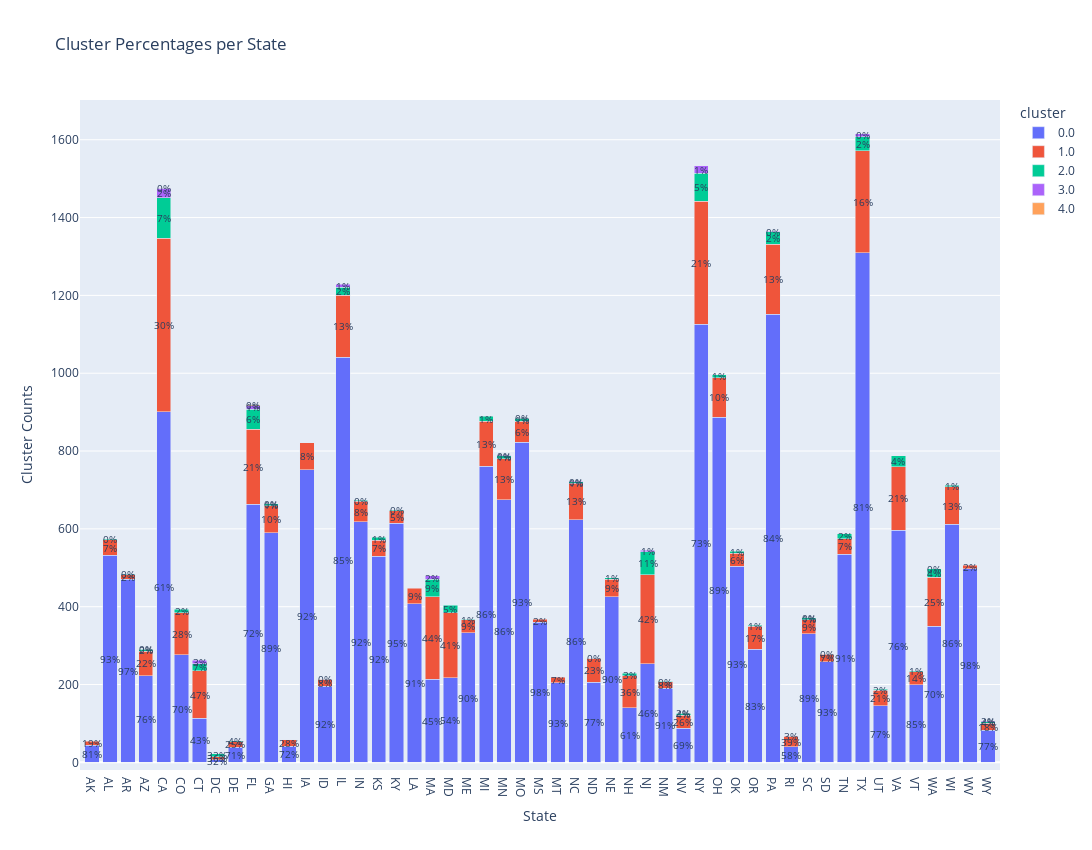

Notebook code cell kept with this figure:
### Code cell
def stacked_bar_plot(df_plot):
    # Calculate the percentage of each cluster within each state
    df = df_plot.copy()
    df['percentage'] = (df['cluster_counts'] / df.groupby('STATE')['cluster_counts'].transform('sum')) * 100

    fig = px.bar(df, x='STATE', y='cluster_counts',
                 color='cluster', barmode='stack',
                 title='Cluster Percentages per State',
                 labels={'cluster_counts': 'Cluster Counts'})

    # Add text annotations for the percentages
    for state in df['STATE'].unique():
        state_df = df[df['STATE'] == state]
        total_counts = state_df['cluster_counts'].sum()
        y_position = 0  # Initialize y_position for each state
        for i, row in state_df.iterrows():
            percentage = row['percentage']
            fig.add_annotation(
                x=row['STATE'],
                y=y_position + row['cluster_counts'] / 2,
                text=f'{percentage:.0f}%',
                showarrow=False,
                font=dict(size=10),
            )
            y_position += row['cluster_counts']

    fig.update_layout(xaxis_title='State', yaxis_title='Cluster Counts',
                      width=1550, height=850)

    fig.show()
    
stacked_bar_plot(state_cluster_counts)

### Figure 1 — Plotly figure (JSON) as saved in the notebook; plotly's stock layout.template omitted (floating-point values rounded to 4 significant figures)
{"data": [{"alignmentgroup": "True", "hovertemplate": "cluster=0.0<br>STATE=%{x}<br>Cluster Counts=%{y}<extra></extra>", "legendgroup": "0.0", "marker": {"color": "#636efa", "pattern": {"shape": ""}}, "name": "0.0", "offsetgroup": "0.0", "orientation": "v", "showlegend": true, "textposition": "auto", "type": "bar", "x": ["AK", "AL", "AR", "AZ", "CA", "CO", "CT", "DC", "DE", "FL", "GA", "HI", "IA", "ID", "IL", "IN", "KS", "KY", "LA", "MA", "MD", "ME", "MI", "MN", "MO", "MS", "MT", "NC", "ND", "NE", "NH", "NJ", "NM", "NV", "NY", "OH", "OK", "OR", "PA", "RI", "SC", "SD", "TN", "TX", "UT", "VA", "VT", "WA", "WI", "WV", "WY"], "xaxis": "x", "y": [44, 532, 471, 223, 901, 276, 113, 7, 39, 663, 590, 42, 752, 196, 1041, 618, 530, 615, 408, 214, 218, 333, 761, 675, 822, 360, 204, 624, 206, 426, 140, 253, 190, 88, 1126, 887, 504, 291, 1151, 40, 331, 259, 535, 1310, 145, 597, 199, 350, 612, 498, 82], "yaxis": "y"}, {"alignmentgroup": "True", "hovertemplate": "cluster=1.0<br>STATE=%{x}<br>Cluster Counts=%{y}<extra></extra>", "legendgroup": "1.0", "marker": {"color": "#EF553B", "pattern": {"shape": ""}}, "name": "1.0", "offsetgroup": "1.0", "orientation": "v", "showlegend": true, "textposition": "auto", "type": "bar", "x": ["AK", "AL", "AR", "AZ", "CA", "CO", "CT", "DC", "DE", "FL", "GA", "HI", "IA", "ID", "IL", "IN", "KS", "KY", "LA", "MA", "MD", "ME", "MI", "MN", "MO", "MS", "MT", "NC", "ND", "NE", "NH", "NJ", "NM", "NV", "NY", "OH", "OK", "OR", "PA", "RI", "SC", "SD", "TN", "TX", "UT", "VA", "VT", "WA", "WI", "WV", "WY"], "xaxis": "x", "y": [10, 40, 11, 63, 446, 109, 122, 8, 14, 193, 69, 16, 69, 17, 160, 53, 41, 32, 39, 211, 167, 33, 115, 105, 54, 8, 15, 93, 61, 45, 82, 229, 17, 33, 316, 102, 34, 59, 181, 27, 35, 19, 40, 262, 40, 163, 34, 126, 96, 9, 19], "yaxis": "y"}, {"alignmentgroup": "True", "hovertemplate": "cluster=2.0<br>STATE=%{x}<br>Cluster Counts=%{y}<extra></extra>", "legendgroup": "2.0", "marker": {"color": "#00cc96", "pattern": {"shape": ""}}, "name": "2.0", "offsetgroup": "2.0", "orientation": "v", "showlegend": true, "textposition": "auto", "type": "bar", "x": ["AL", "AR", "AZ", "CA", "CO", "CT", "DC", "DE", "FL", "GA", "ID", "IL", "IN", "KS", "KY", "MA", "MD", "ME", "MI", "MN", "MO", "NC", "ND", "NE", "NH", "NJ", "NM", "NV", "NY", "OH", "OK", "OR", "PA", "RI", "SC", "SD", "TN", "TX", "UT", "VA", "VT", "WA", "WI", "WY"], "xaxis": "x", "y": [2, 2, 5, 104, 9, 19, 7, 2, 52, 5, 1, 20, 3, 7, 2, 45, 19, 2, 13, 8, 8, 4, 1, 4, 7, 59, 1, 5, 72, 7, 5, 2, 31, 2, 5, 1, 13, 36, 3, 28, 2, 21, 4, 4], "yaxis": "y"}, {"alignmentgroup": "True", "hovertemplate": "cluster=3.0<br>STATE=%{x}<br>Cluster Counts=%{y}<extra></extra>", "legendgroup": "3.0", "marker": {"color": "#ab63fa", "pattern": {"shape": ""}}, "name": "3.0", "offsetgroup": "3.0", "orientation": "v", "showlegend": true, "textposition": "auto", "type": "bar", "x": ["AZ", "CA", "CT", "FL", "GA", "IL", "MA", "MN", "MO", "NC", "NJ", "NV", "NY", "PA", "SC", "TX", "WY"], "xaxis": "x", "y": [1, 24, 8, 9, 1, 8, 10, 1, 2, 1, 4, 2, 19, 2, 1, 8, 2], "yaxis": "y"}, {"alignmentgroup": "True", "hovertemplate": "cluster=4.0<br>STATE=%{x}<br>Cluster Counts=%{y}<extra></extra>", "legendgroup": "4.0", "marker": {"color": "#FFA15A", "pattern": {"shape": ""}}, "name": "4.0", "offsetgroup": "4.0", "orientation": "v", "showlegend": true, "textposition": "auto", "type": "bar", "x": ["CA", "FL", "WA"], "xaxis": "x", "y": [1, 2, 1], "yaxis": "y"}], "layout": {"annotations": [{"font": {"size": 10}, "showarrow": false, "text": "81%", "x": "AK", "y": 22}, {"font": {"size": 10}, "showarrow": false, "text": "19%", "x": "AK", "y": 49}, {"font": {"size": 10}, "showarrow": false, "text": "93%", "x": "AL", "y": 266}, {"font": {"size": 10}, "showarrow": false, "text": "7%", "x": "AL", "y": 552}, {"font": {"size": 10}, "showarrow": false, "text": "0%", "x": "AL", "y": 573}, {"font": {"size": 10}, "showarrow": false, "text": "97%", "x": "AR", "y": 235.5}, {"font": {"size": 10}, "showarrow": false, "text": "2%", "x": "AR", "y": 476.5}, {"font": {"size": 10}, "showarrow": false, "text": "0%", "x": "AR", "y": 483}, {"font": {"size": 10}, "showarrow": false, "text": "76%", "x": "AZ", "y": 111.5}, {"font": {"size": 10}, "showarrow": false, "text": "22%", "x": "AZ", "y": 254.5}, {"font": {"size": 10}, "showarrow": false, "text": "2%", "x": "AZ", "y": 288.5}, {"font": {"size": 10}, "showarrow": false, "text": "0%", "x": "AZ", "y": 291.5}, {"font": {"size": 10}, "showarrow": false, "text": "61%", "x": "CA", "y": 450.5}, {"font": {"size": 10}, "showarrow": false, "text": "30%", "x": "CA", "y": 1124}, {"font": {"size": 10}, "showarrow": false, "text": "7%", "x": "CA", "y": 1399}, {"font": {"size": 10}, "showarrow": false, "text": "2%", "x": "CA", "y": 1463}, {"font": {"size": 10}, "showarrow": false, "text": "0%", "x": "CA", "y": 1476.0}, {"font": {"size": 10}, "showarrow": false, "text": "70%", "x": "CO", "y": 138}, {"font": {"size": 10}, "showarrow": false, "text": "28%", "x": "CO", "y": 330.5}, {"font": {"size": 10}, "showarrow": false, "text": "2%", "x": "CO", "y": 389.5}, {"font": {"size": 10}, "showarrow": false, "text": "43%", "x": "CT", "y": 56.5}, {"font": {"size": 10}, "showarrow": false, "text": "47%", "x": "CT", "y": 174}, {"font": {"size": 10}, "showarrow": false, "text": "7%", "x": "CT", "y": 244.5}, {"font": {"size": 10}, "showarrow": false, "text": "3%", "x": "CT", "y": 258}, {"font": {"size": 10}, "showarrow": false, "text": "32%", "x": "DC", "y": 3.5}, {"font": {"size": 10}, "showarrow": false, "text": "36%", "x": "DC", "y": 11}, {"font": {"size": 10}, "showarrow": false, "text": "32%", "x": "DC", "y": 18.5}, {"font": {"size": 10}, "showarrow": false, "text": "71%", "x": "DE", "y": 19.5}, {"font": {"size": 10}, "showarrow": false, "text": "25%", "x": "DE", "y": 46}, {"font": {"size": 10}, "showarrow": false, "text": "4%", "x": "DE", "y": 54}, {"font": {"size": 10}, "showarrow": false, "text": "72%", "x": "FL", "y": 331.5}, {"font": {"size": 10}, "showarrow": false, "text": "21%", "x": "FL", "y": 759.5}, {"font": {"size": 10}, "showarrow": false, "text": "6%", "x": "FL", "y": 882}, {"font": {"size": 10}, "showarrow": false, "text": "1%", "x": "FL", "y": 912.5}, {"font": {"size": 10}, "showarrow": false, "text": "0%", "x": "FL", "y": 918}, {"font": {"size": 10}, "showarrow": false, "text": "89%", "x": "GA", "y": 295}, {"font": {"size": 10}, "showarrow": false, "text": "10%", "x": "GA", "y": 624.5}, {"font": {"size": 10}, "showarrow": false, "text": "1%", "x": "GA", "y": 661.5}, {"font": {"size": 10}, "showarrow": false, "text": "0%", "x": "GA", "y": 664.5}, {"font": {"size": 10}, "showarrow": false, "text": "72%", "x": "HI", "y": 21}, {"font": {"size": 10}, "showarrow": false, "text": "28%", "x": "HI", "y": 50}, {"font": {"size": 10}, "showarrow": false, "text": "92%", "x": "IA", "y": 376}, {"font": {"size": 10}, "showarrow": false, "text": "8%", "x": "IA", "y": 786.5}, {"font": {"size": 10}, "showarrow": false, "text": "92%", "x": "ID", "y": 98}, {"font": {"size": 10}, "showarrow": false, "text": "8%", "x": "ID", "y": 204.5}, {"font": {"size": 10}, "showarrow": false, "text": "0%", "x": "ID", "y": 213.5}, {"font": {"size": 10}, "showarrow": false, "text": "85%", "x": "IL", "y": 520.5}, {"font": {"size": 10}, "showarrow": false, "text": "13%", "x": "IL", "y": 1121}, {"font": {"size": 10}, "showarrow": false, "text": "2%", "x": "IL", "y": 1211}, {"font": {"size": 10}, "showarrow": false, "text": "1%", "x": "IL", "y": 1225}, {"font": {"size": 10}, "showarrow": false, "text": "92%", "x": "IN", "y": 309}, {"font": {"size": 10}, "showarrow": false, "text": "8%", "x": "IN", "y": 644.5}, {"font": {"size": 10}, "showarrow": false, "text": "0%", "x": "IN", "y": 672.5}, {"font": {"size": 10}, "showarrow": false, "text": "92%", "x": "KS", "y": 265}, {"font": {"size": 10}, "showarrow": false, "text": "7%", "x": "KS", "y": 550.5}, {"font": {"size": 10}, "showarrow": false, "text": "1%", "x": "KS", "y": 574.5}, {"font": {"size": 10}, "showarrow": false, "text": "95%", "x": "KY", "y": 307.5}, {"font": {"size": 10}, "showarrow": false, "text": "5%", "x": "KY", "y": 631}, {"font": {"size": 10}, "showarrow": false, "text": "0%", "x": "KY", "y": 648}, {"font": {"size": 10}, "showarrow": false, "text": "91%", "x": "LA", "y": 204}, {"font": {"size": 10}, "showarrow": false, "text": "9%", "x": "LA", "y": 427.5}, {"font": {"size": 10}, "showarrow": false, "text": "45%", "x": "MA", "y": 107}, {"font": {"size": 10}, "showarrow": false, "text": "44%", "x": "MA", "y": 319.5}, {"font": {"size": 10}, "showarrow": false, "text": "9%", "x": "MA", "y": 447.5}, {"font": {"size": 10}, "showarrow": false, "text": "2%", "x": "MA", "y": 475}, {"font": {"size": 10}, "showarrow": false, "text": "54%", "x": "MD", "y": 109}, {"font": {"size": 10}, "showarrow": false, "text": "41%", "x": "MD", "y": 301.5}, {"font": {"size": 10}, "showarrow": false, "text": "5%", "x": "MD", "y": 394.5}, {"font": {"size": 10}, "showarrow": false, "text": "90%", "x": "ME", "y": 166.5}, {"font": {"size": 10}, "showarrow": false, "text": "9%", "x": "ME", "y": 349.5}, {"font": {"size": 10}, "showarrow": false, "text": "1%", "x": "ME", "y": 367}, {"font": {"size": 10}, "showarrow": false, "text": "86%", "x": "MI", "y": 380.5}, {"font": {"size": 10}, "showarrow": false, "text": "13%", "x": "MI", "y": 818.5}, {"font": {"size": 10}, "showarrow": false, "text": "1%", "x": "MI", "y": 882.5}, {"font": {"size": 10}, "showarrow": false, "text": "86%", "x": "MN", "y": 337.5}, {"font": {"size": 10}, "showarrow": false, "text": "13%", "x": "MN", "y": 727.5}, {"font": {"size": 10}, "showarrow": false, "text": "1%", "x": "MN", "y": 784}, {"font": {"size": 10}, "showarrow": false, "text": "0%", "x": "MN", "y": 788.5}, {"font": {"size": 10}, "showarrow": false, "text": "93%", "x": "MO", "y": 411}, {"font": {"size": 10}, "showarrow": false, "text": "6%", "x": "MO", "y": 849}, {"font": {"size": 10}, "showarrow": false, "text": "1%", "x": "MO", "y": 880}, {"font": {"size": 10}, "showarrow": false, "text": "0%", "x": "MO", "y": 885}, {"font": {"size": 10}, "showarrow": false, "text": "98%", "x": "MS", "y": 180}, {"font": {"size": 10}, "showarrow": false, "text": "2%", "x": "MS", "y": 364}, {"font": {"size": 10}, "showarrow": false, "text": "93%", "x": "MT", "y": 102}, {"font": {"size": 10}, "showarrow": false, "text": "7%", "x": "MT", "y": 211.5}, {"font": {"size": 10}, "showarrow": false, "text": "86%", "x": "NC", "y": 312}, {"font": {"size": 10}, "showarrow": false, "text": "13%", "x": "NC", "y": 670.5}, {"font": {"size": 10}, "showarrow": false, "text": "1%", "x": "NC", "y": 719}, {"font": {"size": 10}, "showarrow": false, "text": "0%", "x": "NC", "y": 721.5}, {"font": {"size": 10}, "showarrow": false, "text": "77%", "x": "ND", "y": 103}, {"font": {"size": 10}, "showarrow": false, "text": "23%", "x": "ND", "y": 236.5}, {"font": {"size": 10}, "showarrow": false, "text": "0%", "x": "ND", "y": 267.5}, {"font": {"size": 10}, "showarrow": false, "text": "90%", "x": "NE", "y": 213}, {"font": {"size": 10}, "showarrow": false, "text": "9%", "x": "NE", "y": 448.5}, {"font": {"size": 10}, "showarrow": false, "text": "1%", "x": "NE", "y": 473}, {"font": {"size": 10}, "showarrow": false, "text": "61%", "x": "NH", "y": 70}, {"font": {"size": 10}, "showarrow": false, "text": "36%", "x": "NH", "y": 181}, {"font": {"size": 10}, "showarrow": false, "text": "3%", "x": "NH", "y": 225.5}, {"font": {"size": 10}, "showarrow": false, "text": "46%", "x": "NJ", "y": 126.5}, {"font": {"size": 10}, "showarrow": false, "text": "42%", "x": "NJ", "y": 367.5}, {"font": {"size": 10}, "showarrow": false, "text": "11%", "x": "NJ", "y": 511.5}, {"font": {"size": 10}, "showarrow": false, "text": "1%", "x": "NJ", "y": 543}, {"font": {"size": 10}, "showarrow": false, "text": "91%", "x": "NM", "y": 95}, {"font": {"size": 10}, "showarrow": false, "text": "8%", "x": "NM", "y": 198.5}, {"font": {"size": 10}, "showarrow": false, "text": "0%", "x": "NM", "y": 207.5}, {"font": {"size": 10}, "showarrow": false, "text": "69%", "x": "NV", "y": 44}, {"font": {"size": 10}, "showarrow": false, "text": "26%", "x": "NV", "y": 104.5}, {"font": {"size": 10}, "showarrow": false, "text": "4%", "x": "NV", "y": 123.5}, {"font": {"size": 10}, "showarrow": false, "text": "2%", "x": "NV", "y": 127}, {"font": {"size": 10}, "showarrow": false, "text": "73%", "x": "NY", "y": 563}, {"font": {"size": 10}, "showarrow": false, "text": "21%", "x": "NY", "y": 1284}, {"font": {"size": 10}, "showarrow": false, "text": "5%", "x": "NY", "y": 1478}, {"font": {"size": 10}, "showarrow": false, "text": "1%", "x": "NY", "y": 1524.0}, {"font": {"size": 10}, "showarrow": false, "text": "89%", "x": "OH", "y": 443.5}, {"font": {"size": 10}, "showarrow": false, "text": "10%", "x": "OH", "y": 938}, {"font": {"size": 10}, "showarrow": false, "text": "1%", "x": "OH", "y": 992.5}, {"font": {"size": 10}, "showarrow": false, "text": "93%", "x": "OK", "y": 252}, {"font": {"size": 10}, "showarrow": false, "text": "6%", "x": "OK", "y": 521}, {"font": {"size": 10}, "showarrow": false, "text": "1%", "x": "OK", "y": 540.5}, {"font": {"size": 10}, "showarrow": false, "text": "83%", "x": "OR", "y": 145.5}, {"font": {"size": 10}, "showarrow": false, "text": "17%", "x": "OR", "y": 320.5}, {"font": {"size": 10}, "showarrow": false, "text": "1%", "x": "OR", "y": 351}, {"font": {"size": 10}, "showarrow": false, "text": "84%", "x": "PA", "y": 575.5}, {"font": {"size": 10}, "showarrow": false, "text": "13%", "x": "PA", "y": 1242.0}, {"font": {"size": 10}, "showarrow": false, "text": "2%", "x": "PA", "y": 1348.0}, {"font": {"size": 10}, "showarrow": false, "text": "0%", "x": "PA", "y": 1364}, {"font": {"size": 10}, "showarrow": false, "text": "58%", "x": "RI", "y": 20}, {"font": {"size": 10}, "showarrow": false, "text": "39%", "x": "RI", "y": 53.5}, {"font": {"size": 10}, "showarrow": false, "text": "3%", "x": "RI", "y": 68}, {"font": {"size": 10}, "showarrow": false, "text": "89%", "x": "SC", "y": 165.5}, {"font": {"size": 10}, "showarrow": false, "text": "9%", "x": "SC", "y": 348.5}, {"font": {"size": 10}, "showarrow": false, "text": "1%", "x": "SC", "y": 368.5}, {"font": {"size": 10}, "showarrow": false, "text": "0%", "x": "SC", "y": 371.5}, {"font": {"size": 10}, "showarrow": false, "text": "93%", "x": "SD", "y": 129.5}, {"font": {"size": 10}, "showarrow": false, "text": "7%", "x": "SD", "y": 268.5}, {"font": {"size": 10}, "showarrow": false, "text": "0%", "x": "SD", "y": 278.5}, {"font": {"size": 10}, "showarrow": false, "text": "91%", "x": "TN", "y": 267.5}, {"font": {"size": 10}, "showarrow": false, "text": "7%", "x": "TN", "y": 555}, {"font": {"size": 10}, "showarrow": false, "text": "2%", "x": "TN", "y": 581.5}, {"font": {"size": 10}, "showarrow": false, "text": "81%", "x": "TX", "y": 655}, {"font": {"size": 10}, "showarrow": false, "text": "16%", "x": "TX", "y": 1441}, {"font": {"size": 10}, "showarrow": false, "text": "2%", "x": "TX", "y": 1590}, {"font": {"size": 10}, "showarrow": false, "text": "0%", "x": "TX", "y": 1612}, {"font": {"size": 10}, "showarrow": false, "text": "77%", "x": "UT", "y": 72.5}, {"font": {"size": 10}, "showarrow": false, "text": "21%", "x": "UT", "y": 165}, {"font": {"size": 10}, "showarrow": false, "text": "2%", "x": "UT", "y": 186.5}, {"font": {"size": 10}, "showarrow": false, "text": "76%", "x": "VA", "y": 298.5}, {"font": {"size": 10}, "showarrow": false, "text": "21%", "x": "VA", "y": 678.5}, {"font": {"size": 10}, "showarrow": false, "text": "4%", "x": "VA", "y": 774}, {"font": {"size": 10}, "showarrow": false, "text": "85%", "x": "VT", "y": 99.5}, {"font": {"size": 10}, "showarrow": false, "text": "14%", "x": "VT", "y": 216}, {"font": {"size": 10}, "showarrow": false, "text": "1%", "x": "VT", "y": 234}, {"font": {"size": 10}, "showarrow": false, "text": "70%", "x": "WA", "y": 175}, {"font": {"size": 10}, "showarrow": false, "text": "25%", "x": "WA", "y": 413}, {"font": {"size": 10}, "showarrow": false, "text": "4%", "x": "WA", "y": 486.5}, {"font": {"size": 10}, "showarrow": false, "text": "0%", "x": "WA", "y": 497.5}, {"font": {"size": 10}, "showarrow": false, "text": "86%", "x": "WI", "y": 306}, {"font": {"size": 10}, "showarrow": false, "text": "13%", "x": "WI", "y": 660}, {"font": {"size": 10}, "showarrow": false, "text": "1%", "x": "WI", "y": 710}, {"font": {"size": 10}, "showarrow": false, "text": "98%", "x": "WV", "y": 249}, {"font": {"size": 10}, "showarrow": false, "text": "2%", "x": "WV", "y": 502.5}, {"font": {"size": 10}, "showarrow": false, "text": "77%", "x": "WY", "y": 41}, {"font": {"size": 10}, "showarrow": false, "text": "18%", "x": "WY", "y": 91.5}, {"font": {"size": 10}, "showarrow": false, "text": "4%", "x": "WY", "y": 103}, {"font": {"size": 10}, "showarrow": false, "text": "2%", "x": "WY", "y": 106}], "barmode": "stack", "height": 850, "legend": {"title": {"text": "cluster"}, "tracegroupgap": 0}, "title": {"text": "Cluster Percentages per State"}, "width": 1550, "xaxis": {"anchor": "y", "domain": [0, 1], "title": {"text": "State"}}, "yaxis": {"anchor": "x", "domain": [0, 1], "title": {"text": "Cluster Counts"}}}}
